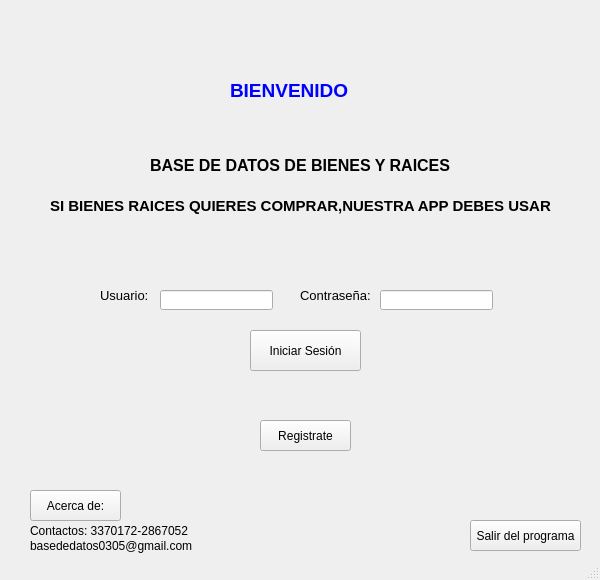
<?xml version="1.0" encoding="UTF-8"?>
<ui version="4.0">
 <class>MainWindow</class>
 <widget class="QMainWindow" name="MainWindow">
  <property name="geometry">
   <rect>
    <x>0</x>
    <y>0</y>
    <width>600</width>
    <height>580</height>
   </rect>
  </property>
  <property name="minimumSize">
   <size>
    <width>600</width>
    <height>580</height>
   </size>
  </property>
  <property name="maximumSize">
   <size>
    <width>600</width>
    <height>580</height>
   </size>
  </property>
  <property name="windowTitle">
   <string>- BASE DE DATOS -</string>
  </property>
  <widget class="QWidget" name="centralwidget">
   <widget class="QLabel" name="labelBienvenido">
    <property name="geometry">
     <rect>
      <x>230</x>
      <y>60</y>
      <width>141</width>
      <height>61</height>
     </rect>
    </property>
    <property name="font">
     <font>
      <pointsize>14</pointsize>
      <weight>75</weight>
      <bold>true</bold>
     </font>
    </property>
    <property name="styleSheet">
     <string notr="true">color: rgb(0, 0, 255);</string>
    </property>
    <property name="text">
     <string>BIENVENIDO</string>
    </property>
   </widget>
   <widget class="QLabel" name="labelBaseDeDatos">
    <property name="geometry">
     <rect>
      <x>150</x>
      <y>150</y>
      <width>321</width>
      <height>31</height>
     </rect>
    </property>
    <property name="font">
     <font>
      <pointsize>12</pointsize>
      <weight>75</weight>
      <bold>true</bold>
     </font>
    </property>
    <property name="text">
     <string>BASE DE DATOS DE BIENES Y RAICES</string>
    </property>
   </widget>
   <widget class="QLabel" name="labelFrase">
    <property name="geometry">
     <rect>
      <x>50</x>
      <y>180</y>
      <width>511</width>
      <height>51</height>
     </rect>
    </property>
    <property name="font">
     <font>
      <pointsize>11</pointsize>
      <weight>75</weight>
      <bold>true</bold>
     </font>
    </property>
    <property name="text">
     <string>SI BIENES RAICES QUIERES COMPRAR,NUESTRA APP DEBES USAR</string>
    </property>
   </widget>
   <widget class="QLabel" name="labelUsuario">
    <property name="geometry">
     <rect>
      <x>100</x>
      <y>280</y>
      <width>51</width>
      <height>31</height>
     </rect>
    </property>
    <property name="font">
     <font>
      <pointsize>10</pointsize>
     </font>
    </property>
    <property name="text">
     <string>Usuario:</string>
    </property>
   </widget>
   <widget class="QLabel" name="labelContra">
    <property name="geometry">
     <rect>
      <x>300</x>
      <y>280</y>
      <width>71</width>
      <height>31</height>
     </rect>
    </property>
    <property name="font">
     <font>
      <pointsize>10</pointsize>
     </font>
    </property>
    <property name="text">
     <string>Contraseña:</string>
    </property>
   </widget>
   <widget class="QLabel" name="labelInformacion">
    <property name="geometry">
     <rect>
      <x>30</x>
      <y>510</y>
      <width>181</width>
      <height>41</height>
     </rect>
    </property>
    <property name="text">
     <string>Contactos: 3370172-2867052</string>
    </property>
   </widget>
   <widget class="QLabel" name="labelCorreo">
    <property name="geometry">
     <rect>
      <x>30</x>
      <y>530</y>
      <width>171</width>
      <height>31</height>
     </rect>
    </property>
    <property name="font">
     <font>
      <pointsize>9</pointsize>
     </font>
    </property>
    <property name="text">
     <string>basededatos0305@gmail.com</string>
    </property>
   </widget>
   <widget class="QPushButton" name="btnPrinIniciarSesion">
    <property name="geometry">
     <rect>
      <x>250</x>
      <y>330</y>
      <width>111</width>
      <height>41</height>
     </rect>
    </property>
    <property name="text">
     <string>Iniciar Sesión</string>
    </property>
   </widget>
   <widget class="QPushButton" name="btnPrinRegistrate">
    <property name="geometry">
     <rect>
      <x>260</x>
      <y>420</y>
      <width>91</width>
      <height>31</height>
     </rect>
    </property>
    <property name="text">
     <string>Registrate</string>
    </property>
   </widget>
   <widget class="QPushButton" name="btnPrinAcercaDe">
    <property name="geometry">
     <rect>
      <x>30</x>
      <y>490</y>
      <width>91</width>
      <height>31</height>
     </rect>
    </property>
    <property name="text">
     <string>Acerca de:</string>
    </property>
   </widget>
   <widget class="QPushButton" name="btnPrinSalir">
    <property name="geometry">
     <rect>
      <x>470</x>
      <y>520</y>
      <width>111</width>
      <height>31</height>
     </rect>
    </property>
    <property name="text">
     <string>Salir del programa</string>
    </property>
   </widget>
   <widget class="QLineEdit" name="lineEditPrinUsuario">
    <property name="geometry">
     <rect>
      <x>160</x>
      <y>290</y>
      <width>113</width>
      <height>20</height>
     </rect>
    </property>
   </widget>
   <widget class="QLineEdit" name="lineEditPrinContra">
    <property name="geometry">
     <rect>
      <x>380</x>
      <y>290</y>
      <width>113</width>
      <height>20</height>
     </rect>
    </property>
   </widget>
  </widget>
  <widget class="QStatusBar" name="statusbar"/>
 </widget>
 <resources/>
 <connections/>
</ui>
